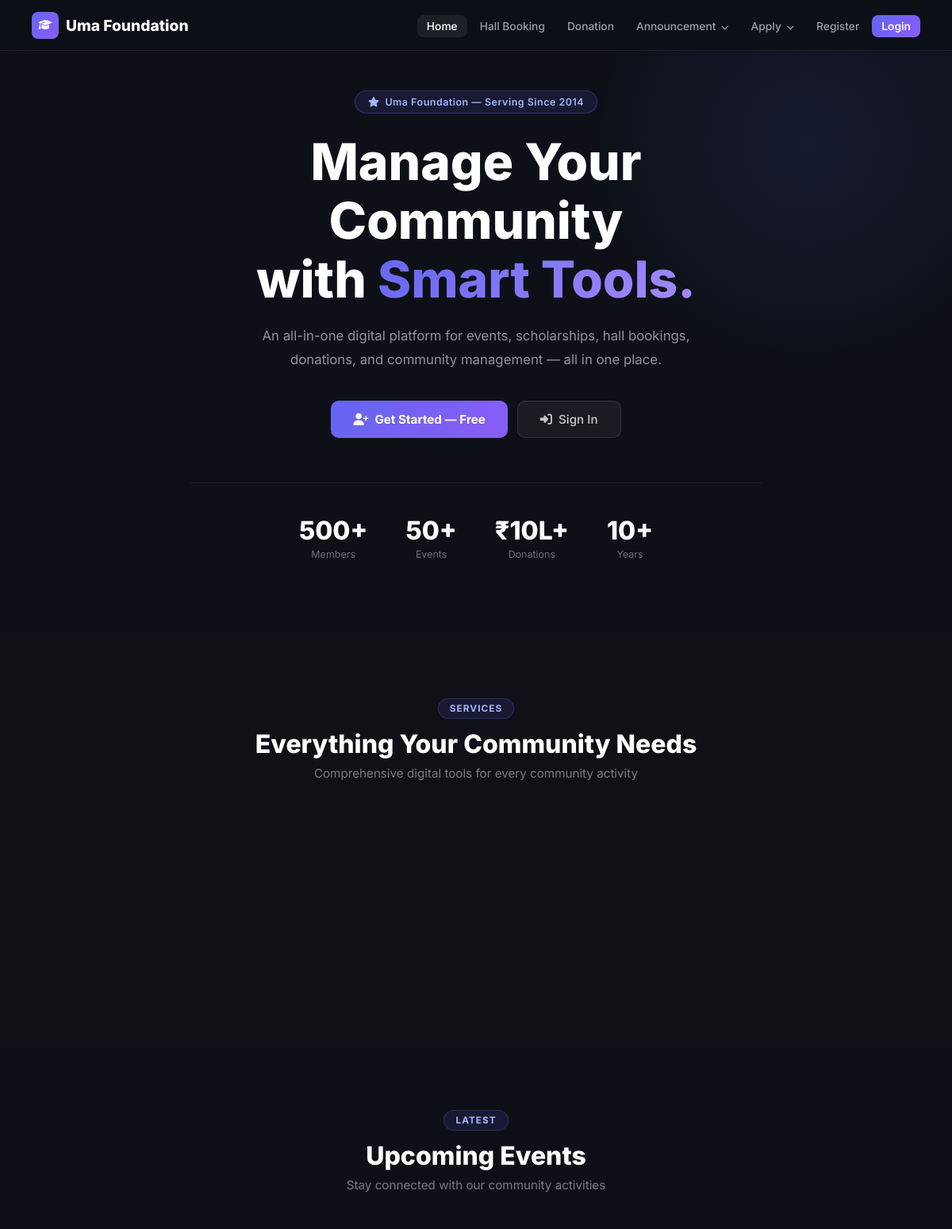
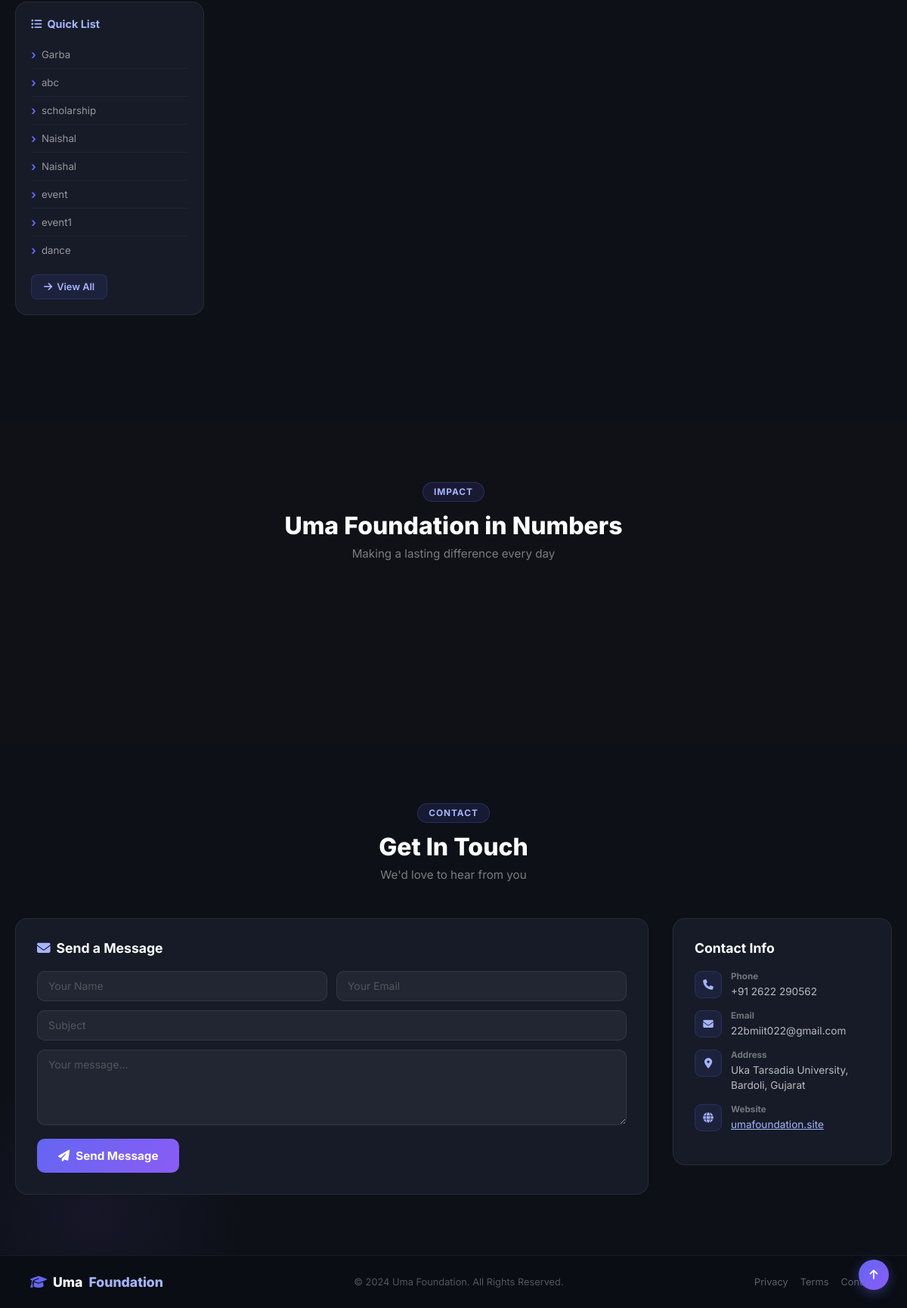
The page /test1/index.php on the database its author committed (2 pictures, top to bottom).
### tables this page shows
CREATE TABLE `tbl_announcement` (
  `id` int(11) NOT NULL,
  `title` varchar(20) NOT NULL,
  `status` tinyint(1) NOT NULL,
  `type_id` int(11) NOT NULL,
  `description` varchar(255) NOT NULL,
  `declaration_date` date NOT NULL,
  `from_date` date NOT NULL,
  `to_date` date NOT NULL,
  `form` varchar(255) NOT NULL,
  `image` varchar(255) DEFAULT NULL
);

### test1/index.php (the view, shortened to what this page needs)
<?php
include '../connect.php';
?>
<!DOCTYPE html>
<html lang="en">
<head>
<link rel="stylesheet" href="https://cdnjs.cloudflare.com/ajax/libs/font-awesome/6.4.0/css/all.min.css">
</head>
<body>
<nav class="nav">
  <a href="#" class="logo"><div class="logo-icon"><i class="fa fa-graduation-cap"></i></div>Uma Foundation</a>
  <ul class="nav-links">
    <li><a href="#" class="active">Home</a></li>
    <li><a href="hallbooking.php">Hall Booking</a></li>
    <li><a href="donationform.php">Donation</a></li>
    <li class="dropdown">
      <a href="#">Announcement <i class="fa fa-chevron-down" style="font-size:.6rem;margin-left:3px"></i></a>
    </li>
    <li class="dropdown">
      <a href="#">Apply <i class="fa fa-chevron-down" style="font-size:.6rem;margin-left:3px"></i></a>
    </li>
    <?php if(isset($_SESSION['id'])): ?>
      <li><a href="../Ajax_file/profile.php">Profile</a></li>
      <li><a href="../logout.php" class="nav-btn">Logout</a></li>
    <?php else: ?>
      <li><a href="../Registration.php">Register</a></li>
      <li><a href="../login.php" class="nav-btn">Login</a></li>
    <?php endif; ?>
  </ul>
</nav>
<section class="hero" id="home">
  <div class="hero-content">
    <div class="hero-badge"><i class="fa fa-star"></i>Uma Foundation &mdash; Serving Since 2014</div>
    <h1>Manage Your Community<br>with <span class="accent">Smart Tools.</span></h1>
    <p>An all-in-one digital platform for events, scholarships, hall bookings, donations, and community management — all in one place.</p>
    <div class="hero-btns">
      <?php if(isset($_SESSION['id'])): ?>
        <a href="../Ajax_file/profile.php" class="btn-primary"><i class="fa fa-user"></i>My Profile</a>
        <a href="request.php" class="btn-ghost"><i class="fa fa-paper-plane"></i>Apply Now</a>
      <?php else: ?>
        <a href="../Registration.php" class="btn-primary"><i class="fa fa-user-plus"></i>Get Started — Free</a>
        <a href="../login.php" class="btn-ghost"><i class="fa fa-right-to-bracket"></i>Sign In</a>
      <?php endif; ?>
    </div>
    <div class="hero-stats">
      <div class="stat"><div class="n">500+</div><div class="l">Members</div></div>
      <div class="stat"><div class="n">50+</div><div class="l">Events</div></div>
      <div class="stat"><div class="n">₹10L+</div><div class="l">Donations</div></div>
      <div class="stat"><div class="n">10+</div><div class="l">Years</div></div>
    </div>
  </div>
</section>
<section class="section alt" id="services">
  <div class="container">
    <div class="sec-head">
      <div class="sec-badge">SERVICES</div>
      <h2>Everything Your Community Needs</h2>
      <p>Comprehensive digital tools for every community activity</p>
    </div>
    <div class="svc-grid">
    </div>
  </div>
</section>
<section class="section" id="events">
  <div class="container">
    <div class="sec-head">
      <div class="sec-badge">LATEST</div>
      <h2>Upcoming Events</h2>
      <p>Stay connected with our community activities</p>
    </div>
    <div class="ann-grid">
      <div class="ann-sidebar">
        <h3><i class="fa fa-list-ul"></i>Quick List</h3>
        <ul class="ann-list">
          <?php $q="SELECT * FROM tbl_announcement WHERE status=1 ORDER BY id DESC LIMIT 10"; $r=mysqli_query($con,$q); while($row=mysqli_fetch_assoc($r)):?>
          <li><a href="announcement.php"><?php echo htmlspecialchars($row['title']);?></a></li>
          <?php endwhile;?>
        </ul>
        <a href="announcement.php" class="view-all"><i class="fa fa-arrow-right"></i>View All</a>
      </div>
      <div class="ann-cards">
      </div>
    </div>
  </div>
</section>
<section class="section alt">
  <div class="container">
    <div class="sec-head">
      <div class="sec-badge">IMPACT</div>
      <h2>Uma Foundation in Numbers</h2>
      <p>Making a lasting difference every day</p>
    </div>
    <div class="stats-grid">
    </div>
  </div>
</section>
<section class="section" id="contact">
  <div class="container">
    <div class="sec-head">
      <div class="sec-badge">CONTACT</div>
      <h2>Get In Touch</h2>
      <p>We'd love to hear from you</p>
    </div>
    <div class="contact-grid">
      <div class="contact-box">
        <h3><i class="fa fa-envelope" style="color:#a5b4fc;margin-right:8px"></i>Send a Message</h3>
        <form>
          <div class="cf-row">
            <input class="cf-inp" type="text" placeholder="Your Name">
            <input class="cf-inp" type="email" placeholder="Your Email">
          </div>
          <input class="cf-inp" type="text" placeholder="Subject" style="width:100%;margin-bottom:12px;">
          <textarea class="cf-inp" style="min-height:100px;resize:vertical;margin-bottom:14px;" placeholder="Your message..."></textarea>
          <button type="submit" class="btn-primary" style="border:none;font-family:'Inter',sans-serif;"><i class="fa fa-paper-plane"></i>Send Message</button>
        </form>
      </div>
      <div class="contact-box">
        <h3>Contact Info</h3>
        <div class="ci-item"><div class="ci-icon"><i class="fa fa-phone"></i></div><div><h6>Phone</h6><span>+91 2622 290562</span></div></div>
        <div class="ci-item"><div class="ci-icon"><i class="fa fa-envelope"></i></div><div><h6>Email</h6><span>22bmiit022@gmail.com</span></div></div>
        <div class="ci-item"><div class="ci-icon"><i class="fa fa-location-dot"></i></div><div><h6>Address</h6><span>Uka Tarsadia University, Bardoli, Gujarat</span></div></div>
        <div class="ci-item"><div class="ci-icon"><i class="fa fa-globe"></i></div><div><h6>Website</h6><a href="https://umafoundation.site" style="color:#a5b4fc;">umafoundation.site</a></div></div>
      </div>
    </div>
  </div>
</section>
<footer class="footer-bar">
  <div class="footer-logo"><i class="fa fa-graduation-cap" style="color:#6366f1"></i>Uma <span>Foundation</span></div>
  <p>&copy; 2024 Uma Foundation. All Rights Reserved.</p>
  <div class="footer-links"><a href="#">Privacy</a><a href="#">Terms</a><a href="#contact">Contact</a></div>
</footer>
<a href="#home" class="scroll-top"><i class="fa fa-arrow-up"></i></a>
</body>
</html>

### rows shown on the page
tbl_announcement: title "Garba"
tbl_announcement: title "abc"
tbl_announcement: title "scholarship"
tbl_announcement: title "Naishal"
tbl_announcement: title "Naishal"
tbl_announcement: title "event"
tbl_announcement: title "event1"
tbl_announcement: title "dance"
